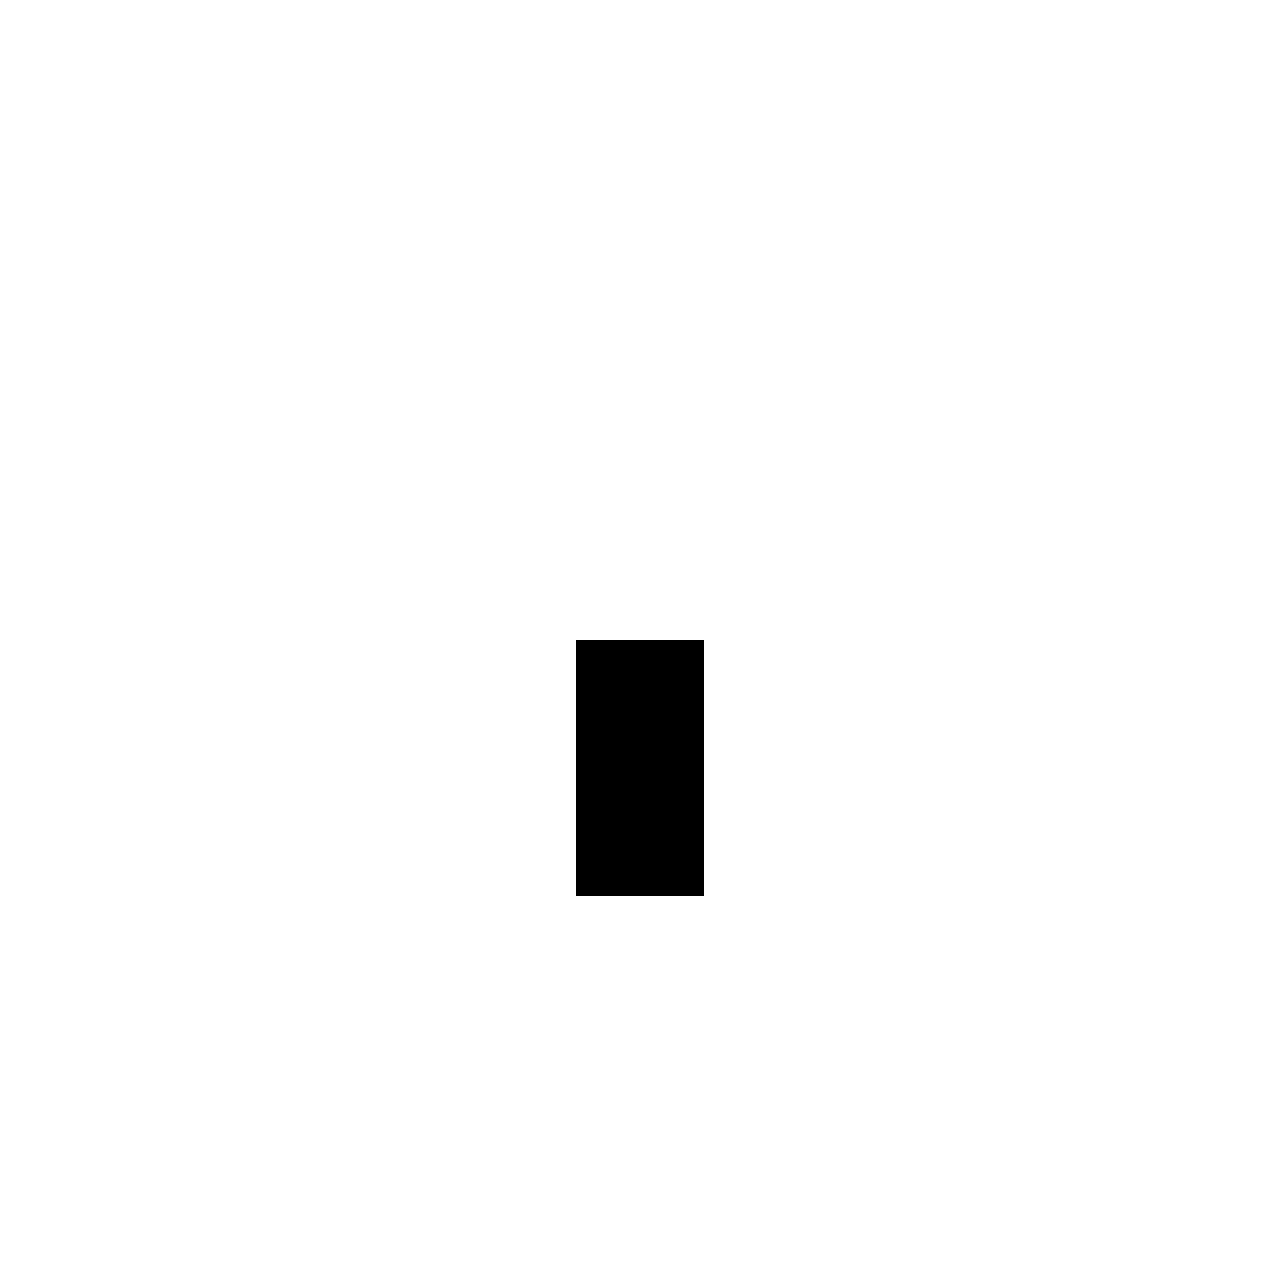

This game map was drawn from its Tiled (.tmx) file and the tilesets committed beside it. A one-line description and the trimmed map source follow:
An orthogonal 20x20 tile map with 64x64 px tiles, 1 tile layer (Tile Layer 1) and 148 objects.

<map version="1.0" orientation="orthogonal" renderorder="right-down" width="20" height="20" tilewidth="64" tileheight="64">
 <tileset firstgid="1" name="tilemap" tilewidth="64" tileheight="64" spacing="2" margin="1">
  <image source="../Images/tilemap.png" width="512" height="512" />
 </tileset>
 <layer name="Tile Layer 1" width="20" height="20">
  <data>[400 cells, 400 non-empty, 2 distinct tile ids]</data>
 </layer>
 <objectgroup name="Enemies">
  <object gid="3" x="1024" y="704" />
  <object gid="3" x="576" y="1152" />
  <object gid="3" x="256" y="1088" />
  <object gid="3" x="256" y="640" />
  <object gid="3" x="256" y="320" />
  <object gid="3" x="512" y="384" />
  <object gid="3" x="1088" y="320" />
  <object gid="3" x="768" y="256" />
  <object gid="3" x="1024" y="192" />
 </objectgroup>
 <objectgroup name="StartEnd">
  <object gid="4" x="1152" y="1280" />
  <object gid="8" x="768" y="64" />
 </objectgroup>
 <objectgroup name="Walls">
  <object gid="2" x="1216" y="64" />
  <object gid="2" x="1216" y="128" />
  <object gid="2" x="1216" y="192" />
  <object gid="2" x="1216" y="256" />
  <object gid="2" x="1216" y="320" />
  <object gid="2" x="1216" y="384" />
  <object gid="2" x="1216" y="448" />
  <object gid="2" x="1216" y="512" />
  <object gid="2" x="1216" y="576" />
  <object gid="2" x="1216" y="640" />
  <object gid="2" x="1216" y="704" />
  <object gid="2" x="1216" y="768" />
  <object gid="2" x="1216" y="832" />
  <object gid="2" x="1216" y="896" />
  <object gid="2" x="1216" y="960" />
  <object gid="2" x="1216" y="1024" />
  <object gid="2" x="1216" y="1088" />
  <object gid="2" x="1216" y="1152" />
  <object gid="2" x="1216" y="1216" />
  <object gid="2" x="1216" y="1280" />
  <object gid="0" x="1088" y="1280" />
  <object gid="2" x="1088" y="1280" />
  <object gid="2" x="1024" y="1280" />
  <object gid="2" x="960" y="1280" />
  <object gid="2" x="896" y="1280" />
  <object gid="2" x="832" y="1280" />
  <object gid="2" x="768" y="1280" />
  <object gid="2" x="704" y="1280" />
  <object gid="2" x="640" y="1280" />
  <object gid="2" x="576" y="1280" />
  <object gid="2" x="512" y="1280" />
  <object gid="2" x="448" y="1280" />
  <object gid="2" x="384" y="1280" />
  <object gid="2" x="320" y="1280" />
  <object gid="2" x="256" y="1280" />
  <object gid="2" x="192" y="1280" />
  <object gid="2" x="128" y="1280" />
  <object gid="2" x="64" y="1280" />
  <object gid="2" x="0" y="1280" />
  <object gid="2" x="0" y="1216" />
  <object gid="2" x="0" y="1152" />
  <object gid="2" x="0" y="1088" />
  <object gid="2" x="0" y="1024" />
  <object gid="2" x="0" y="960" />
  <object gid="2" x="0" y="896" />
  <object gid="2" x="0" y="832" />
  <object gid="2" x="0" y="768" />
  <object gid="2" x="0" y="704" />
  <object gid="2" x="0" y="640" />
  <object gid="2" x="0" y="576" />
  <object gid="2" x="0" y="512" />
  <object gid="2" x="0" y="448" />
  <object gid="2" x="0" y="384" />
  <object gid="2" x="0" y="320" />
  <object gid="2" x="0" y="256" />
  <object gid="2" x="0" y="192" />
  <object gid="2" x="0" y="128" />
  <object gid="2" x="0" y="64" />
  <object gid="2" x="64" y="64" />
  <object gid="2" x="128" y="64" />
  <object gid="2" x="192" y="64" />
  <object gid="2" x="256" y="64" />
  <object gid="2" x="320" y="64" />
  <object gid="2" x="384" y="64" />
  <object gid="2" x="448" y="64" />
  <object gid="2" x="512" y="64" />
  <object gid="2" x="576" y="64" />
  <object gid="0" x="640" y="64" />
  <object gid="0" x="640" y="64" />
  <object gid="2" x="640" y="64" />
  <object gid="2" x="704" y="64" />
  <object gid="0" x="832" y="64" />
  <object gid="2" x="832" y="64" />
  <object gid="2" x="896" y="64" />
  <object gid="2" x="960" y="64" />
  <object gid="2" x="1024" y="64" />
  <object gid="2" x="1088" y="64" />
  <object gid="2" x="1152" y="64" />
  <object gid="2" x="832" y="1216" />
  <object gid="2" x="832" y="1152" />
  <object gid="2" x="832" y="1088" />
  <object gid="2" x="832" y="1024" />
  <object gid="2" x="832" y="960" />
  <object gid="0" x="832" y="896" />
  <object gid="2" x="832" y="896" />
  <object gid="2" x="896" y="896" />
  <object gid="2" x="960" y="896" />
  <object gid="2" x="1088" y="896" />
  <object gid="2" x="1152" y="896" />
  <object gid="2" x="1152" y="512" />
  <object gid="2" x="1088" y="512" />
  <object gid="2" x="1024" y="512" />
  <object gid="2" x="960" y="512" />
  <object gid="2" x="896" y="512" />
  <object gid="2" x="832" y="512" />
  <object gid="2" x="768" y="512" />
  <object gid="2" x="704" y="512" />
  <object gid="2" x="640" y="512" />
  <object gid="2" x="576" y="512" />
  <object gid="2" x="512" y="512" />
  <object gid="2" x="448" y="512" />
  <object gid="2" x="384" y="512" />
  <object gid="2" x="320" y="512" />
  <object gid="2" x="256" y="512" />
  <object gid="2" x="192" y="512" />
  <object gid="2" x="448" y="576" />
  <object gid="2" x="448" y="640" />
  <object gid="2" x="448" y="704" />
  <object gid="2" x="448" y="768" />
  <object gid="2" x="448" y="832" />
  <object gid="2" x="448" y="896" />
  <object gid="2" x="768" y="896" />
  <object gid="2" x="704" y="896" />
  <object gid="2" x="512" y="896" />
  <object gid="0" x="512" y="832" />
  <object gid="2" x="512" y="832" />
  <object gid="2" x="512" y="768" />
  <object gid="2" x="512" y="704" />
  <object gid="2" x="512" y="640" />
  <object gid="2" x="512" y="576" />
  <object gid="2" x="704" y="832" />
  <object gid="2" x="768" y="832" />
  <object gid="2" x="768" y="768" />
  <object gid="2" x="704" y="768" />
  <object gid="2" x="704" y="704" />
  <object gid="2" x="768" y="704" />
  <object gid="2" x="384" y="896" />
  <object gid="2" x="64" y="896" />
  <object gid="2" x="128" y="896" />
  <object gid="2" x="192" y="896" />
  <object gid="2" x="704" y="128" />
  <object gid="2" x="704" y="192" />
  <object gid="2" x="704" y="256" />
  <object gid="2" x="704" y="320" />
  <object gid="2" x="768" y="320" />
  <object gid="2" x="832" y="320" />
  <object gid="2" x="832" y="256" />
 </objectgroup>
 <objectgroup name="Objects" />
</map>
